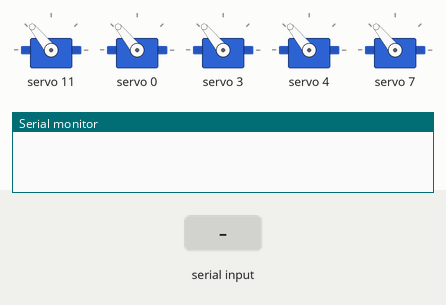
A sketch run on a simulated Arduino Uno, built with avr-gcc and run on an emulated ATmega328P. Parts: 5 × servo, the last lines printed to the serial monitor. The inputs (shaded band) are chosen by the test bench.

Above: at 1.5 s.
1.6 s: "l" received over Serial
At 1.7 s:
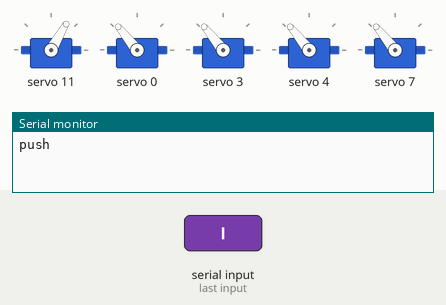
At 2.1 s:
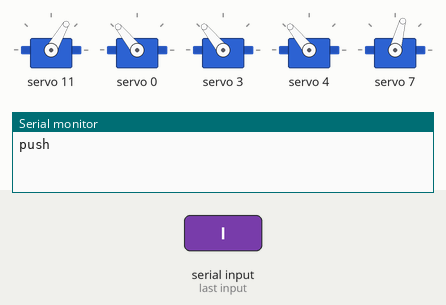
3.3 s: "o" received over Serial
At 3.4 s:
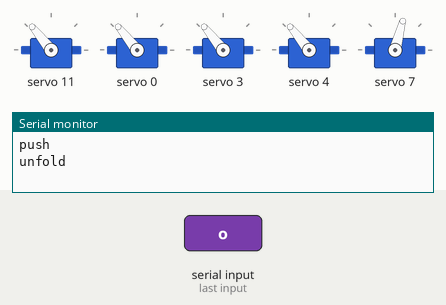
Timing chart, 0 to 6.3 s (numbered marks = the images above; inputs shaded):
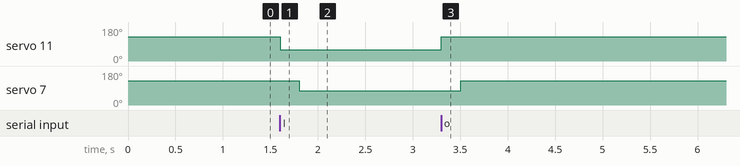

Measured:
- after the input at 1.6 s, servo 11: 129° → 60° at once; servo 7: 129° → 75° after 0.20 s
- after the input at 3.3 s, servo 11: 60° → 129° at once; servo 7: 75° → 129° after 0.21 s

The sketch:

push_button.ino
```cpp
#include <PCA9685.h>     //PCA9685用ヘッダーファイル
PCA9685 pwm = PCA9685(0x40);    //PCA9685のアドレス指定（アドレスジャンパ未接続時）

#define SERVOMIN 150            //最小パルス幅 (GWS Micro2BBMG)
#define SERVOMAX 500            //最大パルス幅 (GWS Micro2BBMG)
#define LITTLE_FINGER_CH 0
#define RING_FINGER_CH 3
#define MIDDLE_FINGER_CH 4
#define INDEX_FINGER_CH 7
#define THUMB_CH 11
#define THUMB_BASE_CH 8

char val;

void setup() {
 Serial.begin(9600);
 pwm.begin();                   //初期設定 (アドレス0x40用)
 pwm.setPWMFreq(50);            //PWM周期を50Hzに設定 (アドレス0x40用)
 paper();
}

int n=160;

void loop() {;
  if (Serial.available()>0) {
    val = Serial.read();
    if (val == 'l'){
      Serial.println("push");
      pick_up();
    }
    if (val == 'o'){
      Serial.println("unfold");
      paper();
    }
  }

  //delay(500);

}

void servo_write(int ch, int ang){ //動かすサーボチャンネルと角度を指定
  ang = map(ang, 0, 180, SERVOMIN, SERVOMAX); //角度（0～180）をPWMのパルス幅（150～500）に変換
  pwm.setPWM(ch, 0, ang);
}

void pick_up(){
  servo_write(THUMB_CH, 70);
  delay(200);
  servo_write(INDEX_FINGER_CH, 90);
  delay(300);
}
void push_button(){
  servo_write(INDEX_FINGER_CH, 130);
  delay(500);
}

void scratching(){
  servo_write(LITTLE_FINGER_CH, n);
  servo_write(RING_FINGER_CH, n);
  servo_write(MIDDLE_FINGER_CH, n);
  servo_write(INDEX_FINGER_CH, n);

  n=n-140;
  if(n<=10){
    n=160;
  }
  delay(300);
}

void finger_test(){
  servo_write(LITTLE_FINGER_CH, n);
  servo_write(RING_FINGER_CH, n);
  servo_write(MIDDLE_FINGER_CH, n);
  servo_write(INDEX_FINGER_CH, n);

  n=n-10;
  if(n<=10){
    n=160;
  }
  delay(500);
}

void paper(){
  servo_write(THUMB_CH, 160);
  delay(200);
  servo_write(LITTLE_FINGER_CH, 160);
  servo_write(RING_FINGER_CH, 160);
  servo_write(MIDDLE_FINGER_CH, 160);
  servo_write(INDEX_FINGER_CH, 160);
  delay(100);
  //servo_write(THUMB_BASE_CH, 160);
}
```
